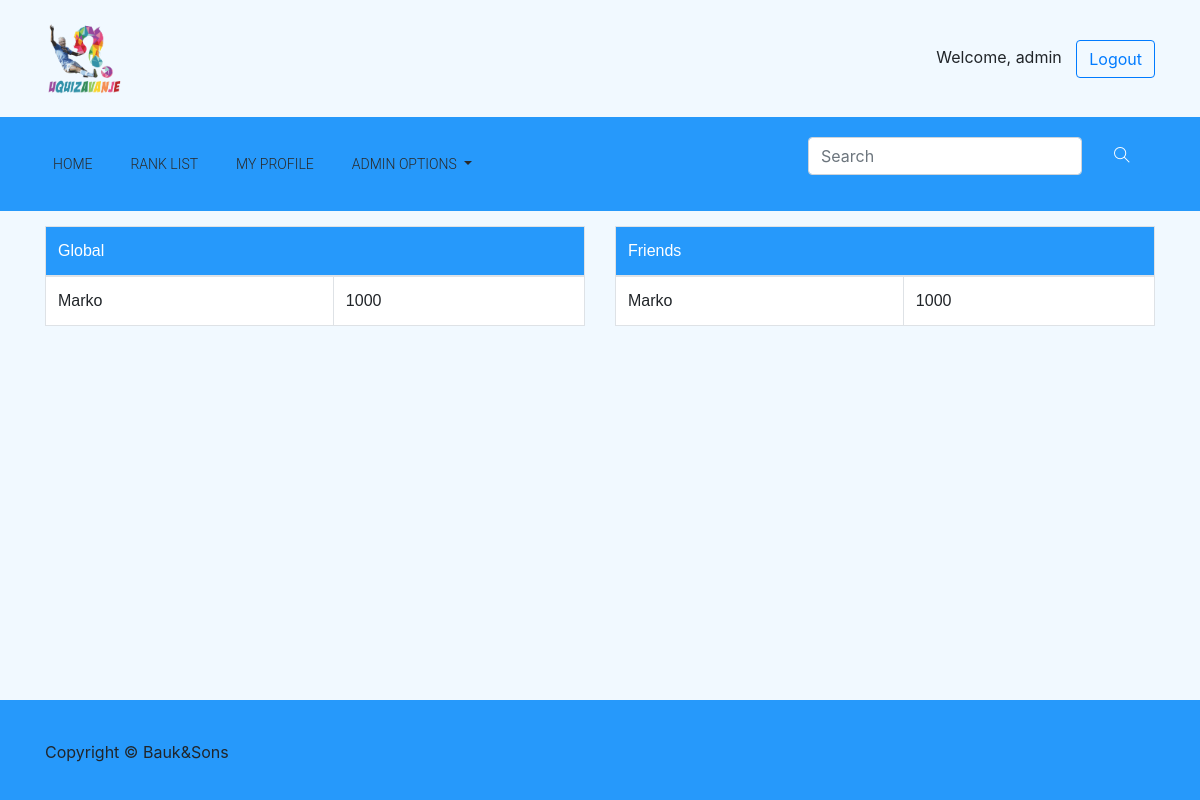
The page /rank_list (signed in) on the database its author committed.
### quiz/models.py (models this page shows, shortened)
class User(AbstractUser):
    email = models.EmailField(
        verbose_name='email address',
        max_length=255,
        unique=True,
    )
    age = models.IntegerField(null = True)
    is_active = models.BooleanField(default=True)
    is_moderator = models.BooleanField(default=False)
    wants_moderator = models.BooleanField(default = False)
    first_name = models.CharField(max_length=50)
    last_name = models.CharField( max_length=50)
    level = models.IntegerField(default = 0)
    picture = models.TextField(default = "quiz/default_avatar.jpg", max_length = 50, blank = True, null = True)
    ranking = models.IntegerField(default = -1)
    def __str__(self):
        temp = str(self.username) + " Level: " + str(self.level)
        if self.level >= 10:
            temp = temp + " Rating: " + str(self.ranking)
        return temp
    def moderator(self):
        return self.is_moderator
    def is_senior(self):
        return self.level >= 10
    def get_global_top_10():
        return User.objects.filter(level__gte = 10).order_by('-ranking')[:10]
    USERNAME_FIELD = 'username'
    REQUIRED_FIELDS = ['email']

### quiz/views.py (the view)
# urls.py: path('rank_list',                    views.global_rank_list,             name = 'rank_list'),
def global_rank_list(request):
    template = loader.get_template('quiz/rank_list.html')
    context = {
        'top_10_friends': Friendship.top_10_friends(request.user),
        'top_10_users': User.get_global_top_10(),
    }
    print (User.get_global_top_10())
    return HttpResponse(template.render(context, request))

### quiz/models.py (called while the page is built)
    def top_10_friends(user):
        friends =  Friendship.objects.filter(first_friend_id = user.id, accepted = True)
        friendsLvl = friends.filter(second_friend_id__level__gte = 10)
        friendsLvlId = friendsLvl.values_list('second_friend_id')
        users = User.objects.filter(id__in = friendsLvlId)
        return users.order_by('ranking')[:10]

### quiz/templates/quiz/rank_list.html
{% extends "quiz/base.html" %} {% block content %}
<div class="container text-center">
  <div class="row d-flex justify-content-center">
    <div class="col-md-6">
      <table class="table table-bordered rank_list_table">
        <thead>
          <tr>
            <td colspan="2">Global</td>
          </tr>
        </thead>
        <tbody>
          {% for user in top_10_users %}
          <tr>
            <td>{{ user.username }}</td>
            <td>{{ user.ranking }}</td>
          </tr>
          {% endfor %}
        </tbody>
      </table>
    </div>
    <div class="col-md-6">
      <table class="table table-bordered rank_list_table">
        <thead>
          <tr>
            <td colspan="2">Friends</td>
          </tr>
        </thead>
        <tbody>
          {% for user in top_10_friends %}
          <tr>
            <td>{{ user.username }}</td>
            <td>{{ user.ranking }}</td>
          </tr>
          {% endfor %}
        </tbody>
      </table>
    </div>
  </div>
</div>
{% endblock content%}

### quiz/templates/quiz/base.html (shortened to what this page needs)
{% load static %}
<!doctype html>
<html lang="en">
<head>
    <link rel="stylesheet" href="{% static 'quiz/bootstrap.min.css' %}">
    <link rel="stylesheet" href="{% static 'quiz/animate.css' %}">
    <link rel="stylesheet" href="{% static 'quiz/font-awesome.min.css' %}">
    <link rel="stylesheet" href="{% static 'quiz/style.css' %}">
    <link rel="stylesheet" href="{% static 'quiz/themify-icons.css' %}">
</head>
<body>
        <div id="page_container">
            <div id="content_wrapper">
    <header class="header_area">
        <div class="sub_header">
            <div class="container">
                <div class="row align-items-center">
                    <div class="col-xs-8 col-md-8 col-xl-6">
                        <div id="logo">
                            <a href="{% url 'quiz:home' %}"><img src="{% static 'quiz/uqizavanje_logo.png' %}" alt=""
                                    title="" /></a>
                        </div>
                    </div>
                    <div class="col-xs-4 col-md-4 col-xl-6">
                        {% if user.is_authenticated %}
                        <div class="float-right" id="welcome_message">
                            Welcome, {{ user.get_username }}
                            <a href="/accounts/logout" class="btn btn-outline-primary">Logout</a>
                        </div>
                        {% endif %}
                    </div>
                </div>
            </div>
        </div>
        <div class="main_menu">
            <div class="container">
                <div class="row">
                    <div class="col-lg-12">
                        <nav class="navbar navbar-expand-lg navbar-light">
                            <div class="collapse navbar-collapse" id="navbarSupportedContent">
                                <ul class="navbar-nav mr-auto">
                                    <li class="nav-item active">
                                        <a class="nav-link active" href="{% url 'quiz:home' %}">Home</a>
                                    </li>
                                    <li class="nav-item">
                                        <a class="nav-link" href="{% url 'quiz:rank_list'%}">Rank List</a>
                                    </li>
                                    {% if user.is_authenticated %}
                                    <li class="nav-item">
                                        <a class="nav-link" href="{% url 'quiz:my_profile' value=user.id%}">My Profile</a>
                                    </li>
                                    {% endif %}
                                    {% if user.is_superuser %}
                                    <li class="nav-item dropdown">
                                        <a class="nav-link dropdown-toggle" href="#" role="button"
                                            data-toggle="dropdown" aria-haspopup="true" aria-expanded="false">
                                            Admin options
                                        </a>
                                    </li>
                                    {% endif %}
                                </ul>
                            </div>
                            <div class="header_social_icon d-none d-sm-block">
                                <ul>
                                    <li>
                                        <form action="/search_results/" method="GET" class="form-inline mr-auto">
                                            <div class="md-form my-0">
                                                <input class="form-control" name="searched_name" type="search"
                                                    placeholder="Search" aria-label="Search">
                                                <button class="btn btn-primary" type='submit' id='lupa'><i
                                                        class=" ti-search text-white ml-3"
                                                        aria-hidden="true"></i></button>
                                            </div>
                                        </form>
                                    </li>
                                </ul>
                            </div>
                        </nav>
                    </div>
                </div>
            </div>
        </div>
    </header>
    {% block content %}
    {% endblock content %}
    </div>
    <footer class="footer">
        <div class="container">
            <div class="row text-center">
                <p class="col-lg-8 col-md-12">Copyright &copy; Bauk&Sons</p>
            </div>
        </div>
    </footer>
</div>
</body>
</html>

### quiz/static/quiz/style.css (style rules this page uses)
a { text-decoration: none; -webkit-transition: 0.5s; transition: 0.5s; }
img { max-width: 100%; }
.sub_header { padding: 20px 0px; background-color: #F1F9FF; }
.sub_header img { height: 15%; width: 15%; }
.main_menu { background-color: #2699FB; }
.main_menu .navbar-light .navbar-nav .nav-link { color: #2a2a2a; font-weight: 300; font-family: "Roboto", sans-serif; }
.main_menu .header_social_icon ul li { padding-right: 13px; }
.main_menu ul li { display: inline-block; font-size: 14px; text-transform: uppercase; padding-right: 22px; }
body { background-color: #F1F9FF; }
#lupa { background-color: #2699FB; border:#2699FB; }
#welcome_message a { margin-left: 10px; }
.rank_list_table { margin-top: 15px; font-family: 'Quicksand', sans-serif; }
.rank_list_table thead tr { text-align: left; background-color: #2699FB; color: white; }
.rank_list_table tbody tr { text-align: left; background-color: white; }
.footer { background-color: #2699FB; height: 100px; position: absolute; bottom: 0; width: 100%; }
.footer p { margin-top: 40px; text-align: left; }
.main_menu .navbar { padding: 20px 0px; }
#page_container { position: relative; min-height: 100vh; }
#content_wrapper { padding-bottom: 100px; }

### rows shown on the page
User: get_username "admin"
User: username "Marko", ranking "1000"
